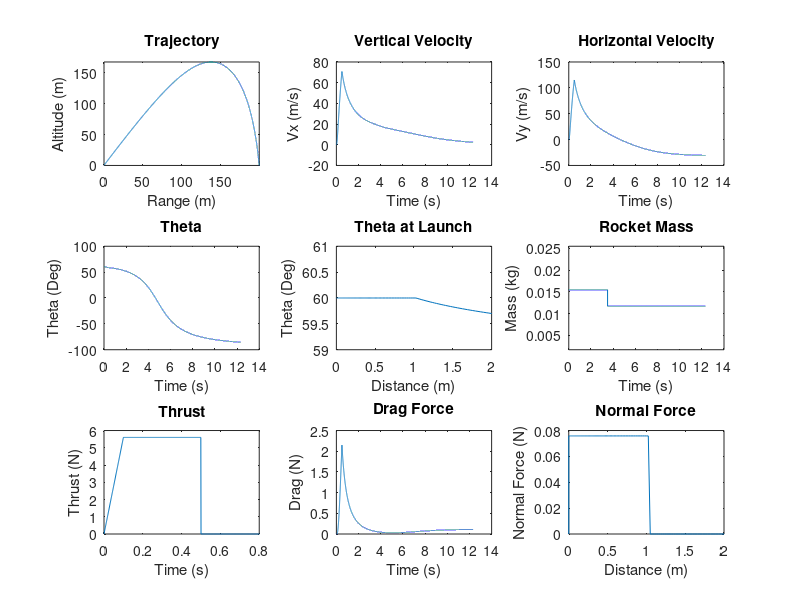

Recreate this plot in MATLAB.
% Program:
% Rocket_Trajectory_Simulation.m
% Multi-stage rocket dynamics and trajectory simulation.
%
% Description:
% Predicts multi-stage rocket dynamics and trajectories based on the given 
% rocket mass, engine thrust, launch parameters, and drag coefficient.
%
% Variable List:
% Delta = Time step (s)
% t = Time (s)
% Thrust = Thrust (N)
% Mass = Mass (kg)
% Mass_Rocket_With_Motor = Mass with motor (kg)
% Mass_Rocket_Without_Motor = Mass without motor (kg)
% Theta = Angle (deg)
% C = Drag coefficient
% Rho = Air density (kg/m^3)
% A = Rocket projected area (m^2)
% Gravity = Gravity (m/s^2)
% Launch_Rod_Length = Length of launch rod (m)
% n = Counter
% Fn = Normal force (N)
% Drag = Drag force (N)
% Fx = Sum of forces in the horizontal direction (N)
% Fy = Sum of forces in the vertical direction (N)
% Vx = Velocity in the horizontal direction (m/s)
% Vy = Velocity in the vertical direction (m/s)
% Ax = Acceleration in the horizontal direction (m/s^2)
% Ay = Acceleration in the vertical direction (m/s^2)
% x = Horizontal position (m)
% y = Vertical position (m)
% Distance_x = Horizontal distance travelled (m)
% Distance_y = Vertical travelled (m)
% Distance = Total distance travelled (m)
% Memory_Allocation = Maximum number of time steps expected

clear, clc      % Clear command window and workspace

% Parameters
Delta = 0.001;                  % Time step 
Memory_Allocation = 30000;      % Maximum number of time steps expected

% Preallocate memory for arrays
t = zeros(1, Memory_Allocation);
Thrust = zeros(1, Memory_Allocation);
Mass = zeros(1, Memory_Allocation);
Theta = zeros(1, Memory_Allocation);
Fn = zeros(1, Memory_Allocation);
Drag = zeros(1, Memory_Allocation);
Fx = zeros(1, Memory_Allocation);
Fy = zeros(1, Memory_Allocation);
Ax = zeros(1, Memory_Allocation);
Ay = zeros(1, Memory_Allocation);
Vx = zeros(1, Memory_Allocation);
Vy = zeros(1, Memory_Allocation);
x = zeros(1, Memory_Allocation);
y = zeros(1, Memory_Allocation);
Distance_x = zeros(1, Memory_Allocation);
Distance_y = zeros(1, Memory_Allocation);
Distance = zeros(1, Memory_Allocation);

C = 0.4;                                % Drag coefficient
Rho = 1.2;                              % Air density (kg/m^3)
A = 4.9*10^-4;                          % Rocket projected area (m^2)
Gravity = 9.81;                         % Gravity (m/s^2)
Launch_Rod_Length = 1;                  % Length of launch rod (m)
Mass_Rocket_With_Motor = 0.01546;       % Mass with motor (kg)
Mass_Rocket_Without_Motor = 0.0117;     % Mass without motor (kg)

Theta(1) = 60;                  % Initial angle (deg)
Vx(1) = 0;                      % Initial horizontal speed (m/s)
Vy(1) = 0;                      % Initial vertical speed (m/s)
x(1) = 0;                       % Initial horizontal position (m)
y(1) = 0.1;                     % Initial vertical position (m)
Distance_x(1) = 0;              % Initial horizontal distance travelled (m)
Distance_y(1) = 0;              % Initial vertical distance travelled (m)
Distance(1) = 0;                % Initial  distance travelled (m)
Mass(1) = Mass_Rocket_With_Motor;       % Initial rocket mass (kg)

n = 1;                          % Initial time step            

while y(n) > 0                  % Run until rocket hits the ground
    n = n+1;                    % Increment time step
 
    t(n)= (n-1)*Delta;          % Elapsed time                     

    % Determine rocket thrust and mass based on launch phase
    if t(n) <= 0.1                              % Launch phase 1
        Thrust(n) = 56*t(n);  
        Mass(n) = Mass_Rocket_With_Motor;
     elseif t(n) > 0.1 && t(n) < 0.5            % Launch phase 2
        Thrust(n) = 5.6;                          
        Mass(n) = Mass_Rocket_With_Motor;
    elseif t(n) >= 0.5 && t(n) < 3.5            % Launch phase 3
        Thrust(n) = 0;
        Mass(n) = Mass_Rocket_With_Motor;
    elseif t(n) >= 3.5                          % Launch phase 4                        
        Thrust(n) = 0;                                         
        Mass(n) = Mass_Rocket_Without_Motor;    % Rocket motor ejects
    end

    % Normal force calculations  
    if Distance(n-1) <= Launch_Rod_Length       % Launch rod normal force
        Fn(n) = Mass(n)*Gravity*cosd(Theta(1));
    else
        Fn(n) = 0;                              % No longer on launch rod
    end
    
    % Drag force calculation
    Drag(n)= 0.5*C*Rho*A*(Vx(n-1)^2+Vy(n-1)^2); % Calculate drag force
    
    % Sum of forces calculations 
    Fx(n)= Thrust(n)*cosd(Theta(n-1))-Drag(n)*cosd(Theta(n-1))...
        -Fn(n)*sind(Theta(n-1));                            % Sum x forces
    Fy(n)= Thrust(n)*sind(Theta(n-1))-(Mass(n)*Gravity)-...
        Drag(n)*sind(Theta(n-1))+Fn(n)*cosd(Theta(n-1));    % Sum y forces
        
    % Acceleration calculations
    Ax(n)= Fx(n)/Mass(n);                       % Net accel in x direction 
    Ay(n)= Fy(n)/Mass(n);                       % Net accel in y direction
	
    % Velocity calculations
    Vx(n)= Vx(n-1)+Ax(n)*Delta;                 % Velocity in x direction
    Vy(n)= Vy(n-1)+Ay(n)*Delta;                 % Velocity in y direction
	
    % Position calculations
    x(n)= x(n-1)+Vx(n)*Delta;                   % Position in x direction
    y(n)= y(n-1)+Vy(n)*Delta;                   % Position in y direction
    
    % Distance calculations    
    Distance_x(n) = Distance_x(n-1)+abs(Vx(n)*Delta);      % Distance in x 
    Distance_y(n) = Distance_y(n-1)+abs(Vy(n)*Delta);      % Distance in y 
    Distance(n) = (Distance_x(n)^2+Distance_y(n)^2)^(1/2); % Total distance

    % Rocket angle calculation
    Theta(n)= atand(Vy(n)/Vx(n));      % Angle defined by velocity vector
end

figure('units','normalized','outerposition',[0 0 1 1]) % Maximize plot window

% Figure 1
subplot(3,3,1)
plot(x(1:n),y(1:n)); 
xlim([0 inf]);
ylim([0 inf]);
xlabel({'Range (m)'});
ylabel({'Altitude (m)'});
title({'Trajectory'});

% Figure 2
subplot(3,3,2)
plot(t(1:n),Vx(1:n));
xlabel({'Time (s)'});
ylabel({'Vx (m/s)'});
title({'Vertical Velocity'});

% Figure 3
subplot(3,3,3)
plot(t(1:n),Vy(1:n));
xlabel({'Time (s)'});
ylabel({'Vy (m/s)'});
title({'Horizontal Velocity'});

% Figure 4
subplot(3,3,4)
plot(t(1:n),Theta(1:n));
xlabel({'Time (s)'});
ylabel({'Theta (Deg)'});
title({'Theta'});

% Figure 5
subplot(3,3,5)
plot(Distance(1:n),Theta(1:n));
xlim([0 2]);
ylim([59 61]);
xlabel({'Distance (m)'});
ylabel({'Theta (Deg)'});
title({'Theta at Launch'});

% Figure 6
subplot(3,3,6)
plot(t(1:n),Mass(1:n));
ylim([.0017 .02546]);
xlabel({'Time (s)'});
ylabel({'Mass (kg)'});
title({'Rocket Mass'});

% Figure 7
subplot(3,3,7)
plot(t(1:n),Thrust(1:n));
xlim([0 0.8]);
xlabel({'Time (s)'});
ylabel({'Thrust (N)'});
title({'Thrust'});

% Figure 8
subplot(3,3,8)
plot(t(1:n),Drag(1:n));
xlabel({'Time (s)'});
ylabel({'Drag (N)'});
title({'Drag Force'});

% Figure 9
subplot(3,3,9)
plot(Distance(1:n),Fn(1:n));
xlim([0 2]);
xlabel({'Distance (m)'});
ylabel({'Normal Force (N)'});
title({'Normal Force'});